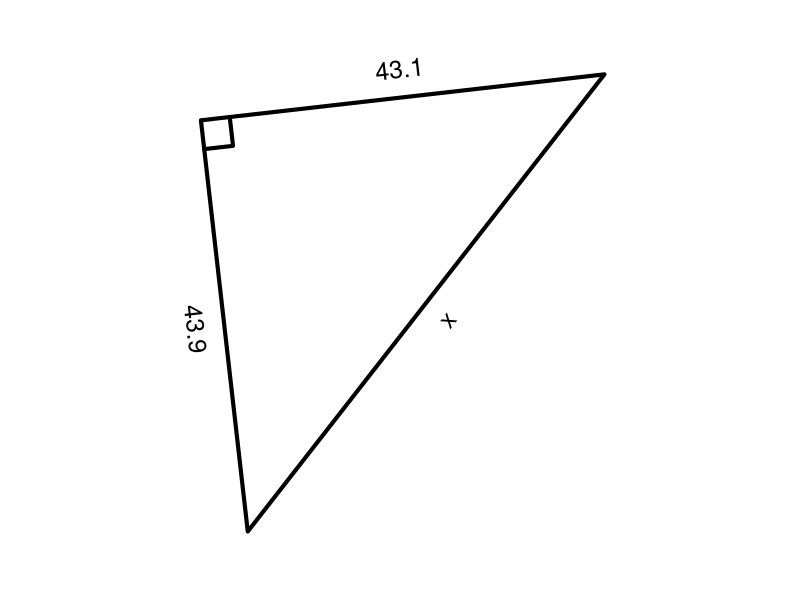

Reproduce this figure in R.
## ---- chunk 1
qt = 10 #sample(1:12,1)
cex = 1.5
lwd = 4
# al,ol,hl,th
while(T){
    deg = runif(1,15,79)
    th = deg/180*pi
    hl = runif(1,10,100)
    ol = hl*sin(th)
    al = hl*cos(th)
    if(ol>11 && al>11 && hl<99){break}
}
if(qt==1){ #ol=hl*sin(th)
    hyp = signif(hl,3)
    ang = signif(deg,3)
    labs = c("","x",sprintf("%.1f",hyp),sprintf("%.1f°",ang)) #a,o,h,t
    ans = signif(hyp*sin(ang/180*pi),3)
    ansstr = sprintf("%.1f",ans)
    atag = paste0("$$\\sin(",ang,")=\\frac{x}{",hyp,"}$$\n$$x=",hyp,"\\cdot\\sin(",ang,")$$\n\n $$x=",ans,"$$")
}
if(qt==2){ #hl=ol/sin(th)
    opp = signif(ol,3)
    ang = signif(deg,3)
    labs = c("",sprintf("%.1f",opp),"x",sprintf("%.1f°",ang)) #a,o,h,t
    ans = signif(opp/sin(ang/180*pi),3)
    ansstr = sprintf("%.1f",ans)
    atag = paste0("$$\\sin(",ang,")=\\frac{",opp,"}{x}$$\n$$x=\\frac{",opp,"}{\\sin(",ang,")}$$\n\n $$x=",ans,"$$")
}
if(qt==3){ #th=asin(ol/hl)
    opp = signif(ol,3)
    hyp = signif(hl,3)
    labs = c("",sprintf("%.1f",opp),sprintf("%.1f",hyp),"x°") #a,o,h,t
    ans = signif(asin(opp/hyp)/pi*180,3)
    ansstr = sprintf("%.1f",ans)
    atag = paste0("$$\\sin(x)=\\frac{",opp,"}{",hyp,"}$$\n$$x=\\arcsin\\left(\\frac{",opp,"}{",hyp,"}\\right)$$\n\n $$x=",ans,"$$")
}
if(qt==4){ #al=hl*cos(th)
    hyp = signif(hl,3)
    ang = signif(deg,3)
    labs = c("x","",sprintf("%.1f",hyp),sprintf("%.1f°",ang)) #a,o,h,t
    ans = signif(hyp*cos(ang/180*pi),3)
    ansstr = sprintf("%.1f",ans)
    atag = paste0("$$\\cos(",ang,")=\\frac{x}{",hyp,"}$$\n$$x=",hyp,"\\cdot\\cos(",ang,")$$\n\n $$x=",ans,"$$")
}
if(qt==5){ #hl=al/cos(th)
    adj = signif(al,3)
    ang = signif(deg,3)
    labs = c(sprintf("%.1f",adj),"","x",sprintf("%.1f°",ang)) #a,o,h,t
    ans = signif(adj/cos(ang/180*pi),3)
    ansstr = sprintf("%.1f",ans)
    atag = paste0("$$\\cos(",ang,")=\\frac{",adj,"}{x}$$\n$$x=\\frac{",adj,"}{\\cos(",ang,")}$$\n\n $$x=",ans,"$$")
}
if(qt==6){ #th=acos(al/hl)
    adj = signif(al,3)
    hyp = signif(hl,3)
    labs = c(sprintf("%.1f",adj),"",sprintf("%.1f",hyp),"x°") #a,o,h,t
    ans = signif(acos(adj/hyp)/pi*180,3)
    ansstr = sprintf("%.1f",ans)
    atag = paste0("$$\\cos(x)=\\frac{",adj,"}{",hyp,"}$$\n$$x=\\arccos\\left(\\frac{",adj,"}{",hyp,"}\\right)$$\n\n $$x=",ans,"$$")
}
if(qt==7){ #ol=al*tan(th)
    adj = signif(al,3)
    ang = signif(deg,3)
    labs = c(sprintf("%.1f",adj),"x","",sprintf("%.1f°",ang)) #a,o,h,t
    ans = signif(adj*tan(ang/180*pi),3)
    ansstr = sprintf("%.1f",ans)
    atag = paste0("$$\\tan(",ang,")=\\frac{x}{",adj,"}$$\n$$x=",adj,"\\cdot\\tan(",ang,")$$\n\n $$x=",ans,"$$")
}
if(qt==8){ #al=ol/tan(th)
    opp = signif(ol,3)
    ang = signif(deg,3)
    labs = c("x",sprintf("%.1f",opp),"",sprintf("%.1f°",ang)) #a,o,h,t
    ans = signif(opp/tan(ang/180*pi),3)
    ansstr = sprintf("%.1f",ans)
    atag = paste0("$$\\tan(",ang,")=\\frac{",opp,"}{x}$$\n$$x=\\frac{",opp,"}{\\tan(",ang,")}$$\n\n $$x=",ans,"$$")
}
if(qt==9){ #th=atan(ol/al)
    opp = signif(ol,3)
    adj = signif(al,3)
    labs = c(sprintf("%.1f",adj),sprintf("%.1f",opp),"","x°") #a,o,h,t
    ans = signif(atan(opp/adj)/pi*180,3)
    ansstr = sprintf("%.1f",ans)
    atag = paste0("$$\\tan(x)=\\frac{",opp,"}{",adj,"}$$\n$$x=\\arctan\\left(\\frac{",opp,"}{",adj,"}\\right)$$\n\n $$x=",ans,"$$")
}
if(qt==10){
    opp = signif(ol,3)
    adj = signif(al,3)
    labs = c(sprintf("%.1f",adj),sprintf("%.1f",opp),"x","") #a,o,h,t
    ansstr = sprintf("%.1f",signif(sqrt(opp^2+adj^2),3))
    ans = signif(sqrt(opp^2+adj^2),3)
    atag = paste0("$$",opp,"^2+",adj,"^2=x^2$$\n$$x=\\sqrt{",opp^2,"+",adj^2,"}$$\n\n $$x=",ans,"$$")
}
if(qt==11){
    opp = signif(ol,3)
    hyp = signif(hl,3)
    labs = c("x",sprintf("%.1f",opp),sprintf("%.1f",hyp),"") #a,o,h,t
    ansstr = sprintf("%.1f",signif(sqrt(hyp^2-opp^2),3))
    ans = signif(sqrt(hyp^2-opp^2),3)
    atag = paste0("$$",opp,"^2+x^2=",hyp,"^2$$\n$$x=\\sqrt{",hyp^2,"-",opp^2,"}$$\n\n $$x=",ans,"$$")
}
if(qt==12){
    adj = signif(al,3)
    hyp = signif(hl,3)
    labs = c(sprintf("%.1f",adj),"x",sprintf("%.1f",hyp),"") #a,o,h,t
    ansstr = sprintf("%.1f",signif(sqrt(hyp^2-adj^2),3))
    ans = signif(sqrt(hyp^2-adj^2),3)
    atag = paste0("$$x^2+",adj,"^2=",hyp,"^2$$\n$$x=\\sqrt{",hyp^2,"-",adj^2,"}$$\n\n $$x=",ans,"$$")
}
hstr = labs[3]
astr = labs[1]
ostr = labs[2]
angstr = labs[4]


## ---- chunk 2
par(mar=c(0,0,0,0),pty="s")
refl = sample(c(T,F),1)
bmp = 0.05
xs = c(0,cos(th),cos(th))
ys = c(0,0,sin(th))
xlo = cos(th)+bmp
ylo = sin(th)/2
srto = 90
xla = cos(th)/2
yla = -bmp
srta = 0
xlh = cos(th)/2+bmp*cos(th+pi/2)
ylh = sin(th)/2+bmp*sin(th+pi/2)
srth = th/pi*180
xang = 1.5*bmp*cos(seq(0,th,pi/360))/th
yang = 1.5*bmp*sin(seq(0,th,pi/360))/th
xlang = 1.5*bmp*cos(th/2)/th+bmp/3*cos(th/2)
ylang = 1.5*bmp*sin(th/2)/th+bmp/3*sin(th/2)
srtang = th/2/pi*180
xsq = c(cos(th)-bmp,cos(th)-bmp,cos(th))
ysq = c(0,bmp,bmp)
if(refl){
    xs = -xs
    xlo = -xlo
    srto = -90
    xla = -xla
    srta = 0
    xlh = -xlh
    srth = -th/pi*180
    xang = -xang
    xlang = -xlang
    srtang = -th/2/pi*180
    xsq = -xsq
}
rotang = runif(1,0,2*pi)
xs2 = xs*cos(rotang)-ys*sin(rotang)
ys2 = xs*sin(rotang)+ys*cos(rotang)
xlo2 = xlo*cos(rotang)-ylo*sin(rotang)
ylo2 = xlo*sin(rotang)+ylo*cos(rotang)
srto2 = (srto+rotang/pi*180+90)%%180-90
xla2 = xla*cos(rotang)-yla*sin(rotang)
yla2 = xla*sin(rotang)+yla*cos(rotang)
srta2 = (srta+rotang/pi*180+90)%%180-90
xlh2 = xlh*cos(rotang)-ylh*sin(rotang)
ylh2 = xlh*sin(rotang)+ylh*cos(rotang)
srth2 = (srth+rotang/pi*180+90)%%180-90
srtang2 = (srtang+rotang/pi*180+90)%%180-90
xang2 = xang*cos(rotang)-yang*sin(rotang)
yang2 = xang*sin(rotang)+yang*cos(rotang)
xlang2 = xlang*cos(rotang)-ylang*sin(rotang)
ylang2 = xlang*sin(rotang)+ylang*cos(rotang)
xsq2 = xsq*cos(rotang)-ysq*sin(rotang)
ysq2 = xsq*sin(rotang)+ysq*cos(rotang)
xxx = c(xs2,xlo2,xla2,xlh2,xlang2)
yyy = c(ys2,ylo2,yla2,ylh2,ylang2)
widx = (max(xxx)-min(xxx))/2
widy = (max(yyy)-min(yyy))/2
midx = (max(xxx)+min(xxx))/2
midy = (max(yyy)+min(yyy))/2
wid = max(c(widx,widy))
plot(0,0,"n",xlim=c(midx-wid*1.2,midx+wid*1.2),ylim=c(midy-wid*1.2,midy+wid*1.2),axes=F,ann=F)
angadj = (xlang2<0)*1
if(angstr!=""){
    polygon(c(0,xang2),c(0,yang2),border="red",col=rgb(1,0,0,0.2),lwd=lwd)
    text(xlang2,ylang2,angstr,srt=srtang2,col="red",cex=cex,adj=angadj)
}
polygon(xs2,ys2,lwd=lwd)
lines(xsq2,ysq2,lwd=lwd)
text(xlo2,ylo2,ostr,srt=srto2,cex=cex)
text(xla2,yla2,astr,srt=srta2,cex=cex)
text(xlh2,ylh2,hstr,srt=srth2,cex=cex)
# alist = paste0(alist,ansstr,"\n",collapse="")
